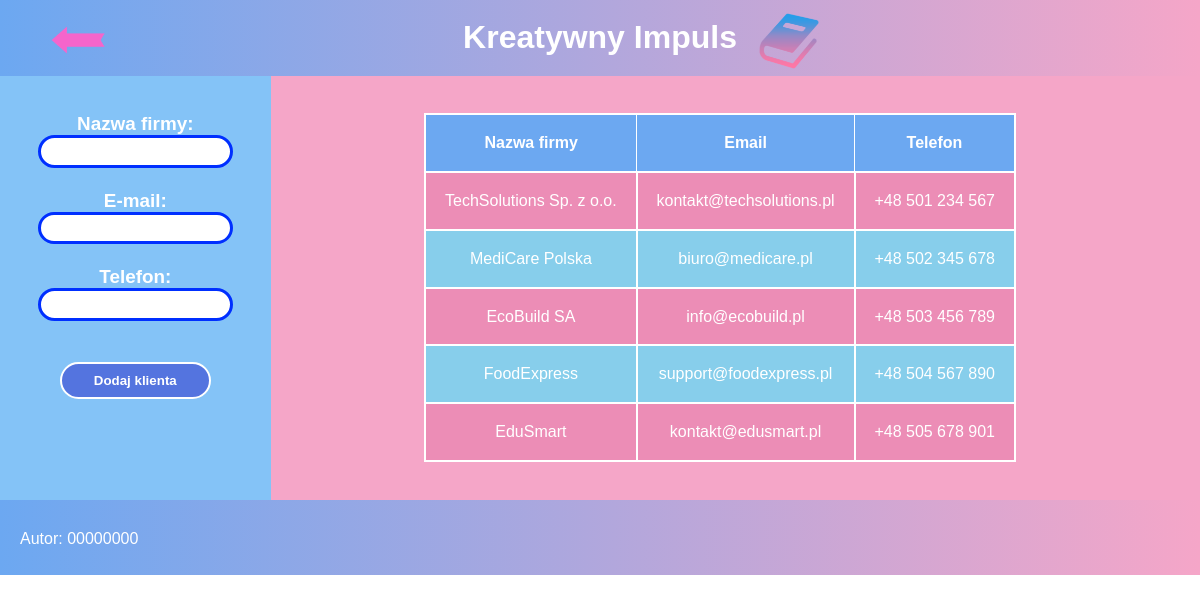
The page /dodaj.php on the database its author committed.
### tables this page shows
CREATE TABLE `klienci` (
  `id_klienta` int(11) NOT NULL,
  `nazwa_firmy` varchar(50) NOT NULL,
  `email` varchar(50) NOT NULL,
  `telefon` varchar(50) NOT NULL
);

### dodaj.php (the view, shortened to what this page needs)
<?php
include "login.php";
?>
<!DOCTYPE html>
<html lang="pl">
<head>
    <link rel="stylesheet" href="style.css">
</head>
<body>
    <header>
        <img src="back.png" alt="back" id="back" onclick="back()">
        <h1>Kreatywny Impuls</h1><img src="fav.ico" alt="">
    </header>
    <div class="kontener">
    <nav>
        <form action="" method="POST" id="myForm">
            <label for="nazwa_firmy">Nazwa firmy:</label><br>
            <input type="text" name="nazwa_firmy" id="nazwa_firmy" required><br><br>
            <label for="email">E-mail:</label><br>
            <input type="email" name="email" id="email"><br><br>
            <label for="telefon">Telefon:</label><br>
            <input type="text" name="telefon" id="telefon" required><br><br>
            <button type="submit">Dodaj klienta</button>
       </form>
    </nav>
    <main>
        <section id="klienci">
            <table class="pracownicytabela">
                    <th>Nazwa firmy</th>
                    <th>Email</th>
                    <th>Telefon</th>
                    <?php
                        $sql = "SELECT * FROM `klienci`";
                        $query = mysqli_query($conn,$sql);
                        while($row = mysqli_fetch_array($query))
                        {
                            echo "<tr>";
                            echo "<td>".$row["nazwa_firmy"]."</td>";
                            echo "<td>".$row["email"]."</td>";
                            echo "<td>".$row["telefon"]."</td>";
                        }
                    ?>
            </table>
        </section>
    </main>
    </div>
    <footer>
        <p>Autor: 00000000</p>
    </footer>
</body>
</html>

### style.css (style rules this page uses)
* { margin: 0; padding: 0; font-family: Arial, Helvetica, sans-serif; }
body { display: flexbox; overflow:hidden; }
header,footer { width: 100%; height: 1.5cm; padding-top: 0.5cm; text-align: center; background:linear-gradient(to right, #6ca8f1,#F5a6c8); color: white; }
header > img { width: 60px; align-items: center; margin-left: 10cm; margin-top: -1.2cm; }
#back { position: fixed; left: 0; top: 0; margin: 10px; padding-left: 1cm; transition: 0.3s; }
nav { display:grid; width: 20%; }
aside, nav>a , nav>form { padding: 1cm; background-color:rgb(132, 195, 247); text-align: center; font-size: 0.5cm; color: white; text-decoration: none; position: relative; transition: 0.3s; }
nav > form > label { font-family:'Trebuchet MS', sans-serif; font-weight: bolder; }
nav > form > input { border: 3px solid rgb(0, 47, 255); width: 5cm; height: 0.7cm; border-radius: 20px; transition: 0.3s; }
nav > form > button { background-color: rgb(84, 116, 223); border: 2px solid white; color: white; height: 1cm; width: 4cm; margin-top: 0.5cm; border-radius: 20px; font-weight: bolder; }
main { background-color: #F5a6c8; float: right; width: 80%; overflow: auto; }
#pracownicy,#uslugi,#klienci { margin: auto; width: 80%; overflow: auto; padding: 1cm; }
table,td,tr,th { padding: 0.5cm; margin: auto; border: 1px solid black; border-collapse: collapse; }
tr { background-color: #ec8db6; text-align: center; color: white; }
td,table { border: 2px solid white; }
th { background-color: #6ca8f1; border: 1px solid white; }
tr:nth-last-child(even) { background-color:skyblue; }
footer > p { float: left; padding: 0.3cm; padding-left: 20px; }
.kontener { display: flex; }

### rows shown on the page
klienci: nazwa_firmy "TechSolutions Sp. z o.o.", email "kontakt@techsolutions.pl", telefon "+48 501 234 567"
klienci: nazwa_firmy "MediCare Polska", email "biuro@medicare.pl", telefon "+48 502 345 678"
klienci: nazwa_firmy "EcoBuild SA", email "info@ecobuild.pl", telefon "+48 503 456 789"
klienci: nazwa_firmy "FoodExpress", email "support@foodexpress.pl", telefon "+48 504 567 890"
klienci: nazwa_firmy "EduSmart", email "kontakt@edusmart.pl", telefon "+48 505 678 901"
